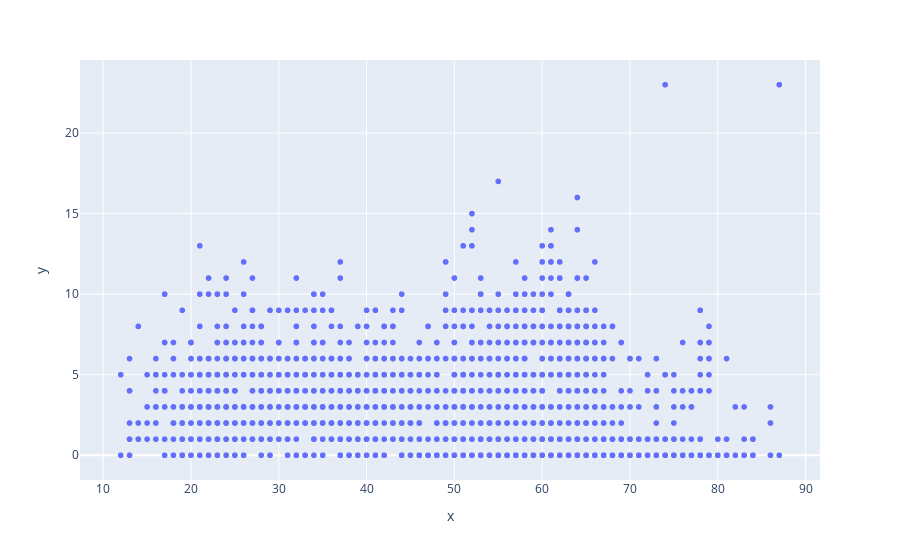

This figure's notebook cell:
### Code cell
fig = px.scatter(x=df_cleaned['ASTV'], y=df_cleaned['UC'])
fig.show()

### Figure 1 — Plotly figure (JSON) as saved in the notebook; plotly's stock layout.template omitted (floating-point values rounded to 4 significant figures; data arrays with more than 128 entries replaced by an {"elided": "..."} marker saying what was removed)
{"data": [{"hovertemplate": "x=%{x}<br>y=%{y}<extra></extra>", "legendgroup": "", "marker": {"color": "#636efa", "symbol": "circle"}, "mode": "markers", "name": "", "showlegend": false, "type": "scattergl", "x": {"elided": "2129 int values"}, "xaxis": "x", "y": {"elided": "2129 int values"}, "yaxis": "y"}], "layout": {"legend": {"tracegroupgap": 0}, "margin": {"t": 60}, "xaxis": {"anchor": "y", "domain": [0, 1], "title": {"text": "x"}}, "yaxis": {"anchor": "x", "domain": [0, 1], "title": {"text": "y"}}}}
